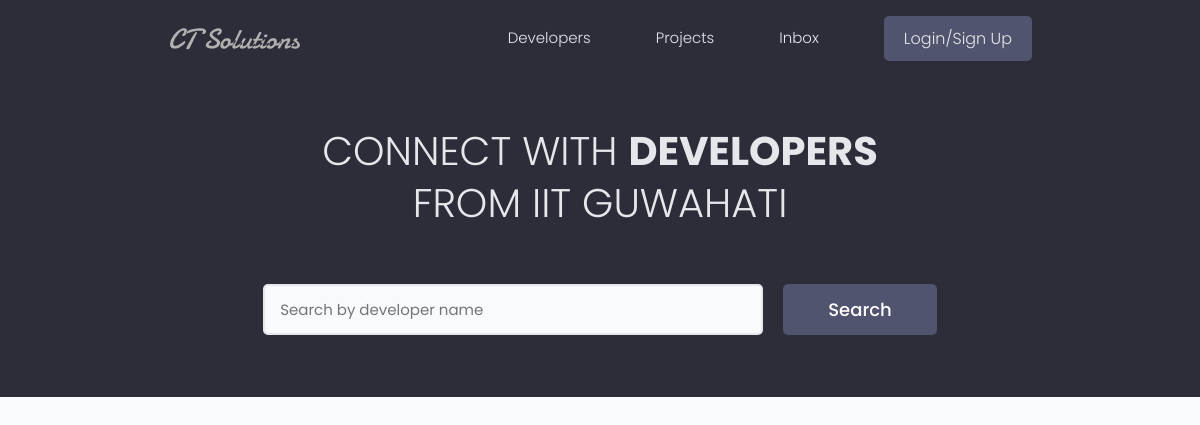
The app's page /, older data.
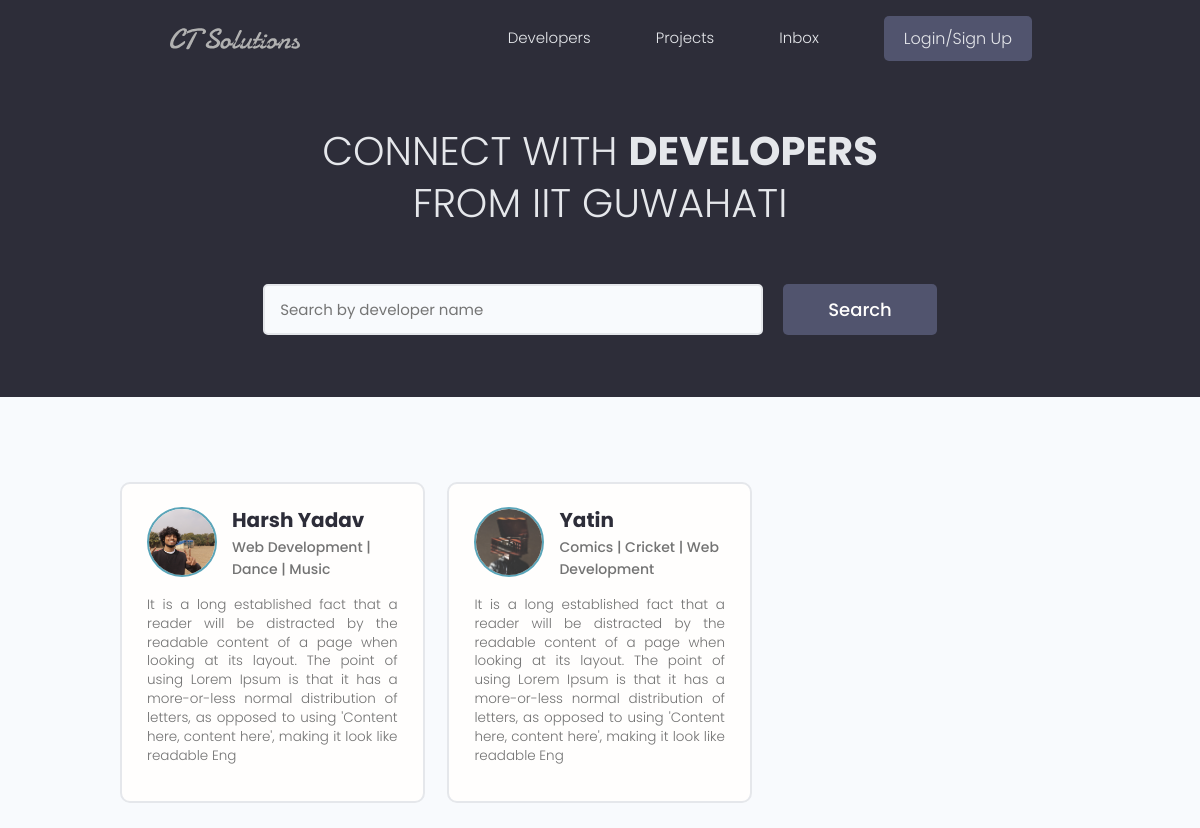
The same page, newer data.
### users/models.py (models this page shows, shortened)
class Profile(models.Model):
    user = models.OneToOneField(User, on_delete=models.CASCADE, null=True, blank=True)
    name = models.CharField(max_length=200, null=True, blank=True)
    email = models.EmailField(max_length=500, blank=True, null=True)
    username = models.CharField(max_length=200, null=True, blank=True)
    location = models.CharField(max_length=200, null=True, blank=True)
    short_intro = models.CharField(max_length=500, blank=True, null=True)
    bio = models.TextField(blank=True, null=True)
    profile_image = models.ImageField(null=True, blank=True, upload_to='profiles/', default='profiles/user-default.png')
    social_github = models.CharField(max_length=200, null=True, blank=True)
    social_twitter = models.CharField(max_length=200, null=True, blank=True)
    social_linkedin = models.CharField(max_length=200, null=True, blank=True)
    social_youtube = models.CharField(max_length=200, null=True, blank=True)
    social_website = models.CharField(max_length=200, null=True, blank=True)
    created = models.DateTimeField(auto_now_add=True)
    id = models.UUIDField(default = uuid.uuid4, unique = True, primary_key=True, editable=False)

### users/views.py (the view)
# urls.py: path('', views.profiles, name='profiles'),
def profiles(request):
    profiles = Profile.objects.all()
    context = {'profiles':profiles}
    return render(request, 'users/profiles.html', context)

### users/templates/users/profiles.html (shortened to what this page needs)
{% extends 'main.html' %}
{% block content %}
  <main class="home">
    <section class="hero-section text-center">
      <div class="container container--narrow">
        <div class="hero-section__box">
          <h2>CONNECT WITH <span>DEVELOPERS</span></h2>
          <h2>FROM IIT Guwahati</h2>
        </div>
        <div class="hero-section__search">
          <form class="form" action="#" method="get">
            <div class="form__field">
              <input class="input input--text" id="formInput#search" type="text" name="text"
                placeholder="Search by developer name" />
            </div>
            <input class="btn btn--sub btn--lg" type="submit" value="Search" />
          </form>
        </div>
      </div>
    </section>
    <section class="devlist">
        <div class="container">
            <div class="grid grid--three">
            {% for profile in profiles %}
                <div class="column card">
                    <div class="dev">
                    <a href="{% url 'user-profile' profile.id %}" class="card__body">
                        <div class="dev__profile">
                        <img class="avatar avatar--md" src="{{profile.profile_image.url}}" alt="image" />
                        <div class="dev__meta">
                            <h3>{{profile.name}}</h3>
                            <h5>{{profile.short_intro|slice:"60"}}</h5>
                        </div>
                        </div>
                        <p class="dev__info">
                        {{profile.bio|slice:"300"}}
                        </p>
                    </a>
                    </div>
                </div>
            {% endfor %}
            </div>
        </div>
        </section>
  </main>
{% endblock content %}

### templates/main.html (shortened to what this page needs)
<!DOCTYPE html>
{% load static %}
<html lang="en">
<head>
  <link rel="stylesheet" href="https://cdn.iconmonstr.com/1.3.0/css/iconmonstr-iconic-font.min.css" />
  <link rel="stylesheet" href="{% static 'uikit/styles/uikit.css'%}" />
  <link rel="stylesheet" href="{% static 'styles/app.css'%}" />
</head>
<body>
      {% include 'navbar.html' %}
    {% block content %} {% endblock content %}
</body>
</html>

### templates/navbar.html (shortened to what this page needs)
{% load static %}
  <header class="header">
    <div class="container container--narrow">
      <a href="{% url 'profiles' %}" class="header__logo">
        <img src="{% static 'images/logo.sv'%}g" alt="CTS Logo" />
      </a>
      <nav class="header__nav">
        <ul class="header__menu">
          <li class="header__menuItem"><a href="{% url 'profiles'%}">Developers</a></li>
          <li class="header__menuItem"><a href="{% url 'projects' %}">Projects</a></li>
          <li class="header__menuItem"><a href="">Inbox</a></li>
          {% if request.user.is_authenticated %}
          <li class="header__menuItem"><a href="{% url 'create-project' %}">Add Project</a></li>
          <li class="header__menuItem"><a href="{% url 'logout' %}" class="btn btn--sub">Log Out</a></li>
          {% else %}
          <li class="header__menuItem"><a href="{% url 'login' %}" class="btn btn--sub">Login/Sign Up</a></li>
          {% endif %}
        </ul>
      </nav>
    </div>
  </header>

### static/styles/app.css (style rules this page uses)
:root { --color-sub: #2d2d39; }
.btn--sub { background-color: var(--color-sub-light); }
.card { border: 2px solid var(--color-light); }
img { width: 100%; }
.header { position: sticky; z-index: 111; background-color: var(--color-sub); padding: 1.5rem 0; }
.header > .container { display: flex; justify-content: space-between; align-items: center; }
.header__logo > img { height: 3.8rem; }
.header__nav > ul { display: inline-flex; align-items: center; list-style: none; gap: 6.5rem; }
.header__menuItem > a { color: var(--color-light); font-weight: 300; }
.hero-section { height: 40vh; display: flex; align-items: center; background-color: var(--color-sub); }
.hero-section__box { margin-bottom: 4rem; }
.hero-section__box > h2, .hero-section__box > h2 > span { font-size: 4rem; color: var(--color-light); line-height: 1.3; text-transform: uppercase; }
.hero-section__box > h2 { font-weight: 300; }
.hero-section__box > h2 > span { font-weight: 700; }
.hero-section__search > .form { display: flex; align-items: center; justify-content: center; gap: 2rem; }
.hero-section__search > .form input.input--text { width: 50rem; }
.devlist { margin-top: 8rem; }
.devlist .grid { align-items: stretch; }
.devlist .dev .dev__profile { display: flex; align-items: center; gap: 1.5rem; }
.devlist .dev .dev__meta h3 { color: var(--color-sub); font-size: 2rem; font-weight: 700; }
.devlist .dev .dev__meta h5 { color: var(--color-text); font-size: 1.4rem; font-weight: 500; }
.devlist .dev .dev__info { margin: 1.5rem 0; font-size: 1.35rem; line-height: 1.4; text-align: justify; }

### static/uikit/styles/modules/_variables.css (style rules this page uses)
:root { --color-main: #5aa5b9; --color-main-light: #e6faff; --color-sub: #3f4156; --color-sub-light: #51546e; --color-sub-lighter: #ededfd; --color-text: #737373; --color-gray: #8b8b8b; --color-light: #e5e7eb; --color-light-gray: #767676; --color-bg: #f8fafd; --color-white: #fffefd; --color-white-light: #f3f3f3; --color-success: #359e64; --color-success-bg: #def8e8; --color-error: #fc4b0b; --color-error-bg: #fff2ee; --font-base: 'Poppins', arial, helvetica, 'Segoe UI', roboto, ubuntu, sans-serif; --font-monospace: 'Fira Code', 'Courier New', courier, monospace; --font-regular: 300; --font-medium: 500; --font-bold: 700; --generic-shadow: 1px 1px 5px #00000010; --generic-transition: all 0.3s ease-in-out; }

### static/uikit/styles/modules/_base.css (style rules this page uses)
* { margin: 0; padding: 0; box-sizing: border-box; text-rendering: optimizeLegibility; color: inherit; font-size: inherit; }
html { font-size: 50%; }
@media only screen and (min-width: 480px) { html { font-size: 56.25%; } }
@media only screen and (min-width: 1200px) { html { font-size: 62.5%; } }
body { line-height: 1.6; font-weight: 400; font-size: 1.5rem; color: var(--color-text); background-color: var(--color-bg); min-height: 100vh; }

### static/uikit/styles/modules/_typography.css (style rules this page uses)
* { font-family: var(--font-base); }
h2 { font-size: 3.6rem; font-weight: var(--font-bold); }
h3 { font-size: 3.2rem; font-weight: var(--font-medium); }
h5 { font-size: 2.4rem; font-weight: var(--font-medium); }
h5, h6 { font-weight: var(--font-regular); }
p, span, strong { font-size: 1.6rem; color: var(--color-text); font-weight: var(--font-regular); }
a { padding-bottom: 2px; text-decoration: none; display: inline-block; color: var(--color-main); font-weight: var(--font-medium); }

### static/uikit/styles/modules/_utilities.css (style rules this page uses)
.container { width: 92%; max-width: 165rem; margin: 0 auto; box-sizing: border-box; }
.container--narrow { width: 92%; max-width: 120rem; }
@media screen and (min-width: 1000px) { .container { width: 90%; } }
@media screen and (min-width: 1000px) { .container--narrow { width: 85%; } }
@media screen and (min-width: 1200px) { .container { width: 80%; } }
@media screen and (min-width: 1200px) { .container--narrow { width: 72%; } }
.text-center { text-align: center; }

### static/uikit/styles/modules/_avatar.css (style rules this page uses)
.avatar { border-radius: 50%; border: 2px solid var(--color-main); object-fit: cover; }
.avatar--md { height: 7rem; width: 7rem; }

### static/uikit/styles/modules/_button.css (style rules this page uses)
.btn { display: inline-block; position: relative; cursor: pointer; background-color: var(--color-light); font-weight: var(--font-medium); color: var(--color-sub); text-decoration: none; padding: 1rem 2rem; border-radius: 0.5rem; border: none; width: -webkit-fit-content; width: -moz-fit-content; width: fit-content; height: -webkit-fit-content; height: -moz-fit-content; height: fit-content; font-size: 1.6rem; outline-width: 0; outline-color: transparent; -webkit-backface-visibility: hidden; backface-visibility: hidden; transition: all 0.3s ease-in-out; }
.btn--sub { background-color: var(--color-sub); color: var(--color-white); }
.btn--lg { font-size: 1.8rem; padding: 1.2rem 4.5rem; }

Row changes from the older to the newer data that the page shows:
added Profile: profile_image (picture), name "Harsh Yadav", short_intro "Web Development | Dance | Music", bio "It is a long established fact that a reader will be distracted by the readable content of a page when looking at its layout. The point of using Lorem Ipsum is that it has a more-or-less normal distribution of letters, as opposed to using 'Content here, content here', making it look like readable Eng"
added Profile: profile_image (picture), name "Yatin", short_intro "Comics | Cricket | Web Development", bio "It is a long established fact that a reader will be distracted by the readable content of a page when looking at its layout. The point of using Lorem Ipsum is that it has a more-or-less normal distribution of letters, as opposed to using 'Content here, content here', making it look like readable Eng"
